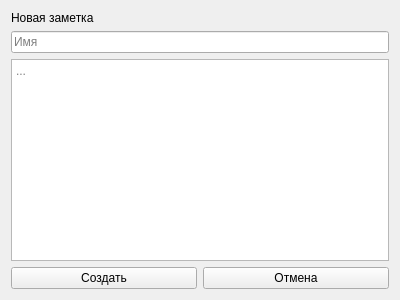
<?xml version="1.0" encoding="UTF-8"?>
<ui version="4.0">
 <class>addNote</class>
 <widget class="QWidget" name="addNote">
  <property name="geometry">
   <rect>
    <x>0</x>
    <y>0</y>
    <width>400</width>
    <height>300</height>
   </rect>
  </property>
  <property name="windowTitle">
   <string>Form</string>
  </property>
  <layout class="QVBoxLayout" name="verticalLayout">
   <item>
    <widget class="QLabel" name="head">
     <property name="text">
      <string>Новая заметка</string>
     </property>
    </widget>
   </item>
   <item>
    <widget class="QLineEdit" name="name">
     <property name="placeholderText">
      <string>Имя</string>
     </property>
    </widget>
   </item>
   <item>
    <widget class="QTextEdit" name="text">
     <property name="placeholderText">
      <string>...</string>
     </property>
    </widget>
   </item>
   <item>
    <layout class="QHBoxLayout" name="horizontalLayout">
     <item>
      <widget class="QPushButton" name="create">
       <property name="text">
        <string>Создать</string>
       </property>
      </widget>
     </item>
     <item>
      <widget class="QPushButton" name="cancel">
       <property name="text">
        <string>Отмена</string>
       </property>
      </widget>
     </item>
    </layout>
   </item>
  </layout>
 </widget>
 <resources/>
 <connections>
  <connection>
   <sender>create</sender>
   <signal>clicked()</signal>
   <receiver>addNote</receiver>
   <slot>btOk()</slot>
   <hints>
    <hint type="sourcelabel">
     <x>182</x>
     <y>274</y>
    </hint>
    <hint type="destinationlabel">
     <x>155</x>
     <y>320</y>
    </hint>
   </hints>
  </connection>
  <connection>
   <sender>cancel</sender>
   <signal>clicked()</signal>
   <receiver>addNote</receiver>
   <slot>btCancel()</slot>
   <hints>
    <hint type="sourcelabel">
     <x>265</x>
     <y>278</y>
    </hint>
    <hint type="destinationlabel">
     <x>265</x>
     <y>331</y>
    </hint>
   </hints>
  </connection>
 </connections>
 <slots>
  <slot>btOk()</slot>
  <slot>btCancel()</slot>
 </slots>
</ui>
